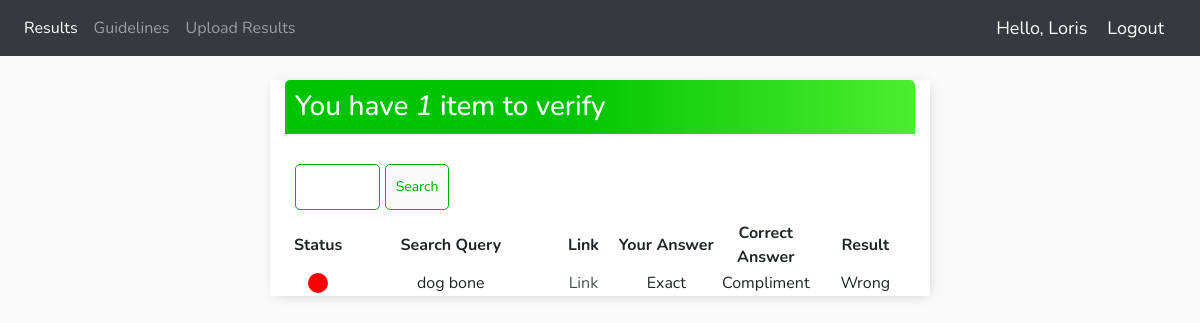
The app's page / (signed in), older data.
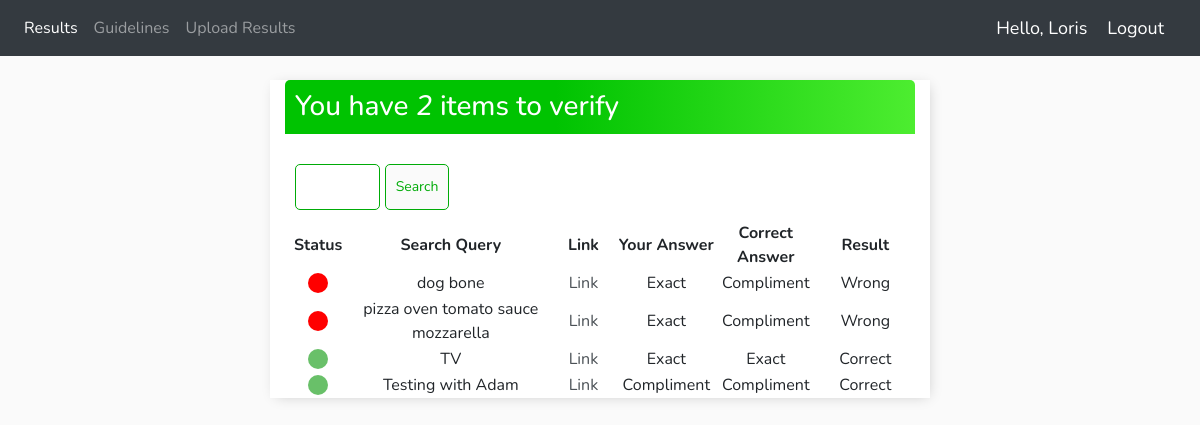
The same page, newer data.
### base/models.py (models this page shows, shortened)
class Results(models.Model):
    user = models.ForeignKey(User, on_delete=models.CASCADE, null=True, blank=True)
    search_query =  models.CharField(max_length=200)
    link_query = models.URLField(max_length=400)
    user_answer = models.CharField(max_length=50)
    correct_answer = models.CharField(max_length=50)
    verdict = models.CharField(max_length=50)
    class Meta:
        ordering = ['-verdict']

### base/views.py (the view)
# urls.py: path('', ResultsList.as_view(), name='results'),
class ResultsList(LoginRequiredMixin, ListView):
    model = Results
    context_object_name = 'results'
    def get_context_data(self, **kwargs):
        context = super().get_context_data(**kwargs)
        context['results'] = context['results'].filter(user=self.request.user)
        context['count'] = context['results'].filter(verdict='Wrong').count()
        search_input = self.request.GET.get('search-area') or ''
        if search_input:
            context['results'] = context['results'].filter(search_query__icontains = search_input)
        context['search_input'] = search_input
        return context

### base/templates/base/results_list.html
{% extends 'base/main.html' %}
{% block content %}
<div class="header-bar">
    <div>
        <h3 style="margin:0">You have <i>{{count}}</i> item{{ count|pluralize:"s" }} to verify </h3>
    </div>
</div>
<div id="search-add-wrapper">
    <form method="GET" style="margin-top: 20px;display: flex;">
        <input type="text" name="search-area" value="{{search_input}}">&nbsp;
        <input class="button" type="submit" value="Search">
    </form>
</div>
<div class="task-items-wrapper">
    <table width="100%">
    <th class="text-center">Status</th>
    <th class="text-center">Search Query</th>
    <th class="text-center">Link</th>
    <th class="text-center">Your Answer</th>
    <th class="text-center">Correct Answer</th>
    <th class="text-center">Result</th>
    {% for result in results %}
            <tr>
                {% if result.verdict == 'Wrong' %}
                    <td width="10%" align="center">
                        <div class="incorrect-result-icon"></div>
                    </td>
                {% else %}
                    <td width="10%" align="center">
                        <div class="correct-result-icon"></div>
                    </td>
                {% endif %}
                <td width="30%" align="center">
                {{result.search_query}}
                </td>
                <td width="10%" align="center">
                <a href="{{result.link_query}}">Link</a>
                </td>
                <td width="15%" align="center">
                {{result.user_answer}}
                </td>
                <td width="15%" align="center">
                {{result.correct_answer}}
                </td>
                <td width="15%" align="center">
                {{result.verdict}}
                </td>
            </tr>
    {% empty %}
        <h3> No items available </h3>
    {% endfor %}
    </table>
</div>
{% endblock content %}

### base/templates/base/main.html (shortened to what this page needs)
{% load static %}
<!DOCTYPE html>
<html>
<head>
    <link rel="stylesheet" href="https://stackpath.bootstrapcdn.com/bootstrap/4.3.1/css/bootstrap.min.css">
    <link rel="stylesheet" href="{% static 'base/dropzone.css' %}">
</head>
<body>
    {%  include 'base/navbar.html' %}
    <div class="container">
        {% block content %} {% endblock content %}
    </div>
</body>
</html>

### base/templates/base/navbar.html (shortened to what this page needs)
<nav class="navbar navbar-expand-lg navbar-dark bg-dark">
  <div class="collapse navbar-collapse" id="navbarNav">
    <ul class="navbar-nav">
      <li class="nav-item active">
        <a class="nav-link" href="{% url 'results' %}">Results</a>
      </li>
      <li class="nav-item">
        <a class="nav-link" href="">Guidelines</a>
      </li>
      <li class="nav-item">
        <a class="nav-link" href="{% url 'upload_objects' %}">Upload Results</a>
      </li>
    </ul>
  </div>
  <span class="hello-msg">Hello, {{request.user|title}}</span>
  <span ><a  class="hello-msg" href="{% url 'logout' %}">Logout</a></span>
</nav>
<br>

### base/templates/base/main.html (style rules this page uses)
body { background-color: #FAFAFA; font-family: 'Nunito', sans-serif; }
h1, h2, h3, h4, h5, h6, { font-family: 'Raleway', sans-serif; }
a, p { color: #4b5156 }
.container { max-width: 55%; margin: auto; background-color: rgb(255, 255, 255); -webkit-box-shadow: 2px 2px 13px -4px rgba(0, 0, 0, 0.21); box-shadow: 2px 2px 13px -4px rgba(0, 0, 0, 0.21); }
.header-bar { display: flex; justify-content: space-between; color: #fff; padding: 10px; border-radius: 5px 5px 0 0; background: linear-gradient(90deg, #00C301 43%, #4DED30 100%); }
.correct-result-icon { height: 20px; width: 20px; background-color: rgb(105, 192, 105); border-radius: 50%; }
.incorrect-result-icon { height: 20px; width: 20px; background-color: rgb(255, 0, 0); border-radius: 50%; }
#search-add-wrapper { display: flex; justify-content: space-between; align-items: center; padding: 10px; }
input[type=text], input[type=password], textarea { border: 1px solid #00AB08; border-radius: 5px; padding: 10px; width: 30%; }
.button { border: 1px solid #00AB08; background-color: #FAFAFA; color: #00AB08; padding: 10px; font-size: 14px; border-radius: 5px; cursor: pointer; text-decoration: none; }

### base/templates/base/navbar.html (style rules this page uses)
.hello-msg { font-size: 18px; color: #fff; margin-right: 20px; }

Row changes from the older to the newer data that the page shows:
added Results: search_query "pizza oven tomato sauce mozzarella", user_answer "Exact", correct_answer "Compliment", verdict "Wrong"
added Results: search_query "TV", user_answer "Exact", correct_answer "Exact", verdict "Correct"
added Results: search_query "Testing with Adam", user_answer "Compliment", correct_answer "Compliment", verdict "Correct"
Text that changed along with them:
{{ count }}: "1" → "2"
